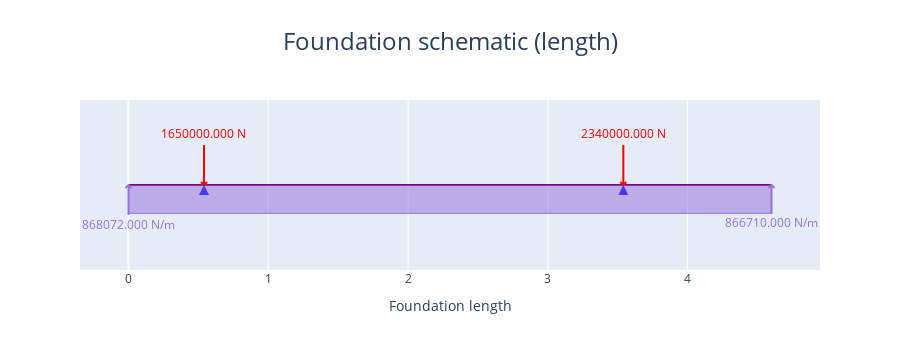

Notebook code cell kept with this figure:
### Markdown cell above
#### Plot the foundation loading diagram in x direction

### Code cell
comb_footing_design.plot_foundation_loading_X()
# This shows the loadings that the foundation is subjected to

### Figure 1 — Plotly figure (JSON) as saved in the notebook; plotly's stock layout.template omitted (floating-point values rounded to 4 significant figures)
{"data": [{"hoverinfo": "skip", "hovertemplate": "%{x} %{meta[0]}", "line": {"color": "purple", "width": 2}, "meta": ["m"], "mode": "lines", "name": "Beam_", "type": "scatter", "x": [0, 4.6], "y": [0, 0]}, {"hoverinfo": "skip", "hovertemplate": "x: %{x:.3f} %{meta[1]}<br>Fixed: %{meta[0]}", "marker": {"color": "blue", "size": 10, "symbol": "triangle-up"}, "meta": ["[1, 1, 0]", "m"], "mode": "markers", "name": "Support", "opacity": 0, "showlegend": false, "type": "scatter", "x": [0.54], "y": [0]}, {"fill": "toself", "hoverinfo": "skip", "marker": {"color": "blue", "size": 10, "symbol": "arrow-up"}, "mode": "markers", "name": "Support", "showlegend": false, "type": "scatter", "x": [0.54], "y": [0]}, {"hoverinfo": "skip", "hovertemplate": "x: %{x:.3f} %{meta[1]}<br>Fixed: %{meta[0]}", "marker": {"color": "blue", "size": 10, "symbol": "triangle-up"}, "meta": ["[1, 1, 0]", "m"], "mode": "markers", "name": "Support", "opacity": 0, "showlegend": false, "type": "scatter", "x": [3.54], "y": [0]}, {"fill": "toself", "hoverinfo": "skip", "marker": {"color": "blue", "size": 10, "symbol": "arrow-up"}, "mode": "markers", "name": "Support", "showlegend": false, "type": "scatter", "x": [3.54], "y": [0]}, {"fill": "tozeroy", "hoverinfo": "skip", "hovertemplate": "", "line": {"color": "mediumpurple", "width": 1}, "mode": "lines", "name": "Trapezoidal<br>Load", "type": "scatter", "x": [0, 4.6], "y": [-1, -0.9984]}, {"hoverinfo": "skip", "hovertemplate": "x: %{meta[0]:.3f} %{meta[3]}<br>Force: %{meta[1]:.3f} %{meta[4]}        <br>Angle: %{meta[2]:.3f} deg", "marker": {"color": "mediumpurple", "size": 10, "symbol": "triangle-up"}, "meta": [0, 868072, 90, "m", "N/m"], "mode": "markers", "name": "Distributed<br>Load", "opacity": 0, "showlegend": false, "type": "scatter", "x": [0], "y": [0]}, {"hoverinfo": "skip", "hovertemplate": "x: %{meta[0]:.3f} %{meta[3]}<br>Force: %{meta[1]:.3f} %{meta[4]}        <br>Angle: %{meta[2]:.3f} deg", "marker": {"color": "mediumpurple", "size": 10, "symbol": "triangle-up"}, "meta": [4.6, 866710, 90, "m", "N/m"], "mode": "markers", "name": "Distributed<br>Load", "opacity": 0, "showlegend": false, "type": "scatter", "x": [4.6], "y": [0]}, {"hoverinfo": "skip", "hovertemplate": "x: %{meta[1]:.3f} %{meta[2]}<br>Force: %{meta[0]:.3f} %{meta[3]}            <br>Angle: %{meta[5]:.3f} deg", "marker": {"color": "red", "size": 10, "symbol": "triangle-up"}, "meta": [1650000, 0.54, "m", "N", "N.m", -90], "mode": "markers", "name": "Point<br>Load", "opacity": 0, "showlegend": false, "type": "scatter", "x": [0.54], "y": [0]}, {"hoverinfo": "skip", "hovertemplate": "x: %{meta[1]:.3f} %{meta[2]}<br>Force: %{meta[0]:.3f} %{meta[3]}            <br>Angle: %{meta[5]:.3f} deg", "marker": {"color": "red", "size": 10, "symbol": "triangle-up"}, "meta": [2340000, 3.54, "m", "N", "N.m", -90], "mode": "markers", "name": "Point<br>Load", "opacity": 0, "showlegend": false, "type": "scatter", "x": [3.54], "y": [0]}], "layout": {"annotations": [{"font": {"color": "mediumpurple"}, "showarrow": false, "text": "868072.000 N/m", "x": 0, "xref": "x", "xshift": 0, "y": 0, "yref": "y", "yshift": -39}, {"font": {"color": "mediumpurple"}, "showarrow": false, "text": "866710.000 N/m", "x": 4.6, "xref": "x", "xshift": 0, "y": 0, "yref": "y", "yshift": -37.7}, {"font": {"color": "red"}, "showarrow": false, "text": "1650000.000 N", "x": 0.54, "xref": "x", "xshift": 0, "y": 0, "yref": "y", "yshift": 52}, {"font": {"color": "red"}, "showarrow": false, "text": "2340000.000 N", "x": 3.54, "xref": "x", "xshift": 0, "y": 0, "yref": "y", "yshift": 52}], "height": 350, "hovermode": "x", "shapes": [{"line": {"color": "mediumpurple", "width": 2}, "type": "line", "x0": 0, "x1": 3, "xanchor": 0, "xref": "x", "xsizemode": "pixel", "y0": 0, "y1": -3, "yanchor": 0, "yref": "y", "ysizemode": "pixel"}, {"line": {"color": "mediumpurple", "width": 2}, "type": "line", "x0": 0, "x1": -3, "xanchor": 0, "xref": "x", "xsizemode": "pixel", "y0": 0, "y1": -3, "yanchor": 0, "yref": "y", "ysizemode": "pixel"}, {"line": {"color": "mediumpurple", "width": 2}, "type": "line", "x0": 0, "x1": 0, "xanchor": 0, "xref": "x", "xsizemode": "pixel", "y0": 0, "y1": -30, "yanchor": 0, "yref": "y", "ysizemode": "pixel"}, {"line": {"color": "mediumpurple", "width": 2}, "type": "line", "x0": 0, "x1": 3, "xanchor": 4.6, "xref": "x", "xsizemode": "pixel", "y0": 0, "y1": -3, "yanchor": 0, "yref": "y", "ysizemode": "pixel"}, {"line": {"color": "mediumpurple", "width": 2}, "type": "line", "x0": 0, "x1": -3, "xanchor": 4.6, "xref": "x", "xsizemode": "pixel", "y0": 0, "y1": -3, "yanchor": 0, "yref": "y", "ysizemode": "pixel"}, {"line": {"color": "mediumpurple", "width": 2}, "type": "line", "x0": 0, "x1": 0, "xanchor": 4.6, "xref": "x", "xsizemode": "pixel", "y0": 0, "y1": -29, "yanchor": 0, "yref": "y", "ysizemode": "pixel"}, {"line": {"color": "red", "width": 2}, "type": "line", "x0": 0, "x1": -3, "xanchor": 0.54, "xref": "x", "xsizemode": "pixel", "y0": 0, "y1": 3, "yanchor": 0, "yref": "y", "ysizemode": "pixel"}, {"line": {"color": "red", "width": 2}, "type": "line", "x0": 0, "x1": 3, "xanchor": 0.54, "xref": "x", "xsizemode": "pixel", "y0": 0, "y1": 3, "yanchor": 0, "yref": "y", "ysizemode": "pixel"}, {"line": {"color": "red", "width": 2}, "type": "line", "x0": 0, "x1": 0, "xanchor": 0.54, "xref": "x", "xsizemode": "pixel", "y0": 0, "y1": 40, "yanchor": 0, "yref": "y", "ysizemode": "pixel"}, {"line": {"color": "red", "width": 2}, "type": "line", "x0": 0, "x1": -3, "xanchor": 3.54, "xref": "x", "xsizemode": "pixel", "y0": 0, "y1": 3, "yanchor": 0, "yref": "y", "ysizemode": "pixel"}, {"line": {"color": "red", "width": 2}, "type": "line", "x0": 0, "x1": 3, "xanchor": 3.54, "xref": "x", "xsizemode": "pixel", "y0": 0, "y1": 3, "yanchor": 0, "yref": "y", "ysizemode": "pixel"}, {"line": {"color": "red", "width": 2}, "type": "line", "x0": 0, "x1": 0, "xanchor": 3.54, "xref": "x", "xsizemode": "pixel", "y0": 0, "y1": 40, "yanchor": 0, "yref": "y", "ysizemode": "pixel"}], "showlegend": false, "title": {"font": {"size": 24}, "text": "Foundation schematic (length)", "x": 0.5}, "xaxis": {"title": {"text": "Foundation length"}}, "yaxis": {"fixedrange": true, "range": [-3, 3], "visible": false}}}
